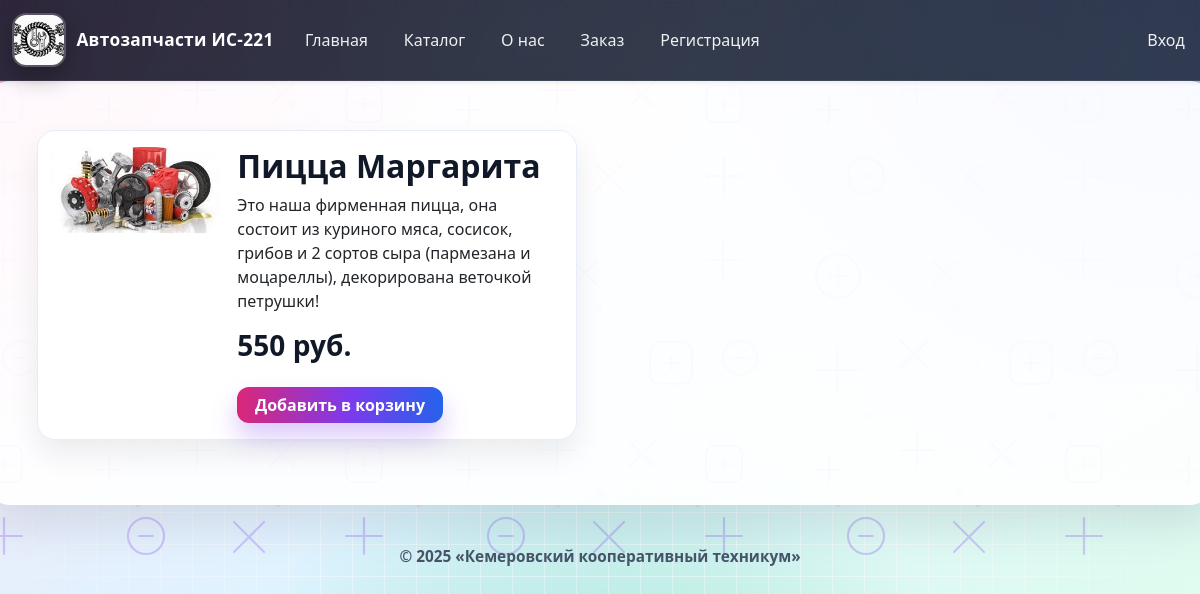
The page /products/1 on the database as committed earlier.
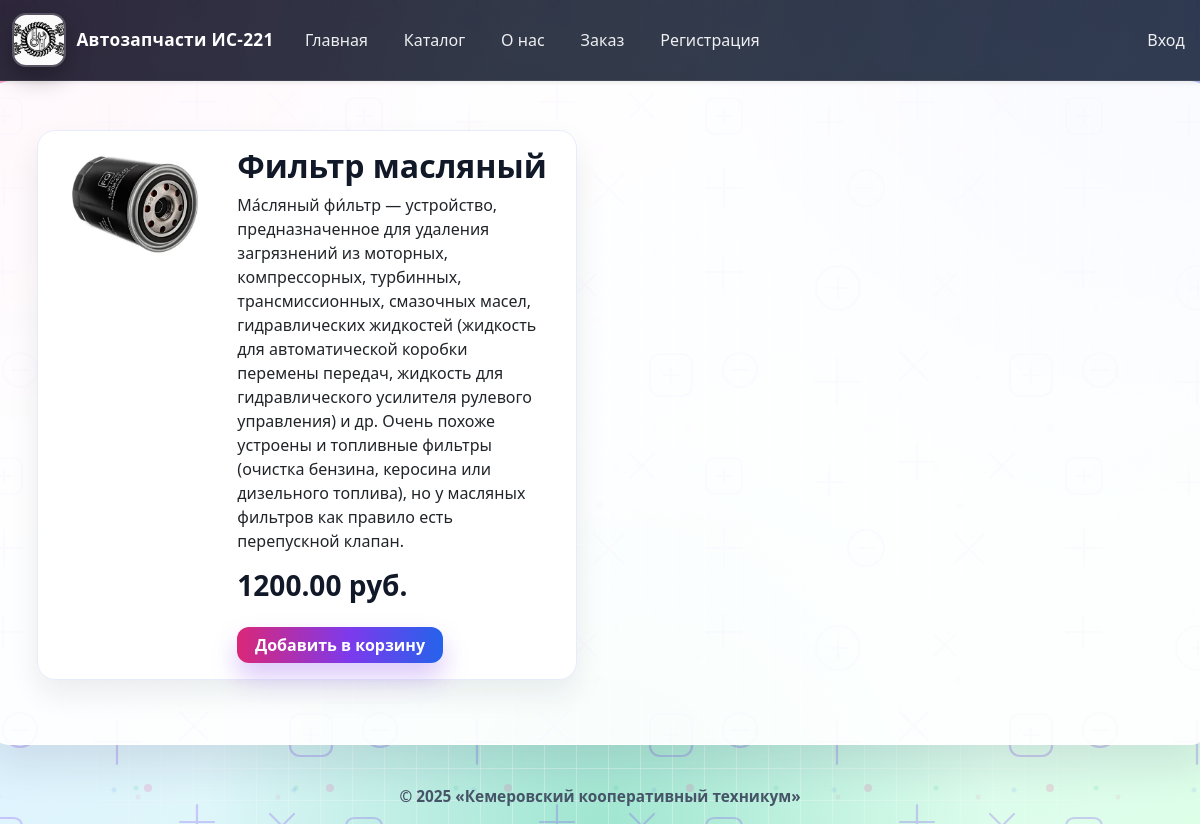
The same page on the database as committed later.
### tables this page shows
CREATE TABLE `products` (
  `id` int(11) NOT NULL,
  `name` varchar(255) NOT NULL,
  `price` decimal(10,2) NOT NULL,
  `description` text DEFAULT NULL,
  `created_at` timestamp NOT NULL DEFAULT current_timestamp(),
  `image` varchar(255) DEFAULT NULL,
  `username` varchar(255) DEFAULT NULL
);

### src/Router/Router.php (called while the page is built, shortened)
<?php
class Router {
    public function route(string $url): string {
        $path = parse_url($url, PHP_URL_PATH);
        $pieces = explode("/", $path);
        $resource = $pieces[2];
        switch ($resource) {
            case "products":
                $productController = new ProductController();
                $id = (isset($pieces[3])) ? intval($pieces[3]) : null;
                return $productController->get($id);
        }
    }
}

### src/Controllers/ProductController.php (called while the page is built, shortened)
<?php
class ProductController {
    public function get(?int $id): string {
        if (Config::STORAGE_TYPE == Config::TYPE_DB) {
            $serviceStorage = new ProductDBStorage();
            $model = new Product($serviceStorage, Config::TABLE_PRODUCTS);
        }
        $data = $model->loadData();
        if (($id) && ($id <= count($data))) {
            $record= $data[$id-1];
            return ProductTemplate::getCardTemplate($record);
        } else
            return ProductTemplate::getCardTemplate(null);
    }
}

### src/Models/Product.php (called while the page is built, shortened)
<?php
class Product {
    private ILoadStorage $dataStorage;
    private string $nameResource;
    public function __construct(ILoadStorage $service, string $name)
    {
        $this->dataStorage = $service;
        $this->nameResource = $name;
    }
    public function loadData(): ?array {
        return $this->dataStorage->loadData( $this->nameResource );
    }
}

### src/Services/DBStorage.php (called while the page is built, shortened)
<?php
class DBStorage
{
    public function __construct() {
        $this->connection = new PDO(
            Config::MYSQL_DNS,
            Config::MYSQL_USER,
            Config::MYSQL_PASSWORD
        );
    }
}

### src/Services/ProductDBStorage.php (called while the page is built, shortened)
<?php
class ProductDBStorage extends DBStorage implements ILoadStorage
{
    public function loadData($nameFile): ?array
    {
        $sql = "SELECT `id`, `name`, `description`, `image`, `price`
                  FROM products";
        $result = $this->connection->query($sql, PDO::FETCH_ASSOC);
        $rows = $result->fetchAll();
        return $rows;
    }
}

### src/Views/ProductTemplate.php (the view, shortened to what this page needs)
<?php
class ProductTemplate extends BaseTemplate
{
    public static function getCardTemplate(?array $rec): string {
        $template = parent::getTemplate();
        if ($rec) {
            $title= "Карточка для {$rec['name']}";
            $content = <<<CORUSEL
            <main class="row p-5">
                <div class="card mb-3" style="max-width: 540px;">
                    <div class="row g-0">
                        <div class="col-md-4 mt-3">
                        <img src="{$rec['image']}" class="img-fluid rounded-start" alt="Изображение пиццы">
                        </div>
                        <div class="col-md-8">
                        <div class="card-body">
                            <h2 class="card-title">{$rec['name']}</h2>
                            <p class="card-text">{$rec['description']}</p>
                            <h3>{$rec['price']} руб.</h3>
                            <form class="mt-4" action="/pizza221/basket" method="POST">
                                <input type="hidden" name="id" value="{$rec['id']}">
                                <button type="submit" class="btn btn-primary">Добавить в корзину</button>
                            </form>
                        </div>
                        </div>
                    </div>
                </div>
            </main>
            CORUSEL;
        }
        $resultTemplate =  sprintf($template, $title, $content);
        return $resultTemplate;
    }
}

### index.php (shortened to what this page needs)
<?php
$user_id=0; $username= "";
$router = new Router();
$url = $_SERVER['REQUEST_URI'];
echo $router->route($url);

### src/Views/BaseTemplate.php (shortened to what this page needs)
<?php
class BaseTemplate
{
    public static function getTemplate(): string {
        global $user_id, $username;
        $template = <<<LINE
        <!DOCTYPE html>
        <html lang="ru">
        <head>
            <meta charset="UTF-8">
            <meta name="viewport" content="width=device-width, initial-scale=1.0">
            <title> %s </title>
            <link rel="stylesheet" href="https://localhost/pizza221/assets/css/bootstrap.min.css">
            <link rel="stylesheet" href="https://localhost/pizza221/assets/css/custom.css">
            <script src="https://localhost/pizza221/assets/js/bootstrap.bundle.js"></script>
        </head>
        <body class="site-body">
            <header>
                <nav class="navbar navbar-expand-lg bg-body-tertiary shadow-sm sticky-top">
                <div class="container-fluid">
                    <a class="navbar-brand" href="#">
                        <img src="https://localhost/pizza221/assets/images/logo.png" alt="Логотип компании" width="64" height="64">
                        Автозапчасти ИС-221
                    </a>
                    <button class="navbar-toggler" type="button" data-bs-toggle="collapse" data-bs-target="#navbarNav" aria-controls="navbarNav" aria-expanded="false" aria-label="Toggle navigation">
                    <span class="navbar-toggler-icon"></span>
                    </button>
                    <div class="collapse navbar-collapse" id="navbarNav">
                    <ul class="navbar-nav">
                        <li class="nav-item">
                        <a class="nav-link active" aria-current="page" href="/pizza221/">Главная</a>
                        </li>
                        <li class="nav-item">
                        <a class="nav-link" href="/pizza221/products">Каталог</a>
                        </li>
                        <li class="nav-item">
                        <a class="nav-link" href="/pizza221/about">О нас</a>
                        </li>
                        <li class="nav-item">
                        <a class="nav-link" href="/pizza221/order">Заказ</a>
                        </li>
        LINE;
if ($user_id == 0) {
        $template .= <<<LINE
                        <li class="nav-item">
                        <a class="nav-link" href="/pizza221/register">Регистрация</a>
                        </li>
        LINE;
}
        $template .= <<<LINE
                    </ul>
                    </div>
                </div>
        LINE;
if ($user_id > 0) {
        $template .= <<<LINE
                <ul class="navbar-nav">
                    <li class="nav-item dropdown">
                        <a class="nav-link dropdown-toggle" href="#" id="navbarDropdown" role="button" data-bs-toggle="dropdown" aria-expanded="false">
                        {$username}
                        </a>
                        <ul class="dropdown-menu dropdown-menu-end" aria-labelledby="navbarDropdown">
                            <li><a class="dropdown-item" href="/pizza221/profile">Профиль</a></li>
                            <li><a class="dropdown-item" href="/pizza221/history">История заказов</a></li>
                            <li>
                                <hr class="dropdown-divider">
                            </li>
                            <li><a class="dropdown-item" href="/pizza221/logout">Выход</a></li>
                        </ul>
                    </li>
                </ul>
        LINE;
} else {
    $template .= <<<LINE
        <a class="nav-link p-3" href="/pizza221/login">
        Вход
        </a>
    LINE;
}
        $template .= "</nav></header>";
        $template.= <<<LINE
            %s
            <footer class="mt-4 p-3 text-center site-footer">
                © 2025 «Кемеровский кооперативный техникум»
            <footer>
        </body>
        </html>
        LINE;
        return $template;
    }
}

### assets/css/custom.css (style rules this page uses)
.site-body { min-height: 100vh; background: radial-gradient(circle at 0% 0%, rgba(255, 0, 122, 0.34), transparent 34%), radial-gradient(circle at 100% 0%, rgba(79, 70, 229, 0.34), transparent 37%), radial-gradient(circle at 50% 100%, rgba(16, 185, 129, 0.3), transparent 39%), linear-gradient(150deg, #ffe1f3 0%, #dff3ff 50%, #ddffe8 100%); background-attachment: fixed; color: #1f2937; position: relative; }
.site-body::before { content: ""; position: fixed; inset: 0; pointer-events: none; z-index: -1; background-image: linear-gradient(rgba(255, 255, 255, 0.54) 1px, transparent 1px), linear-gradient(90deg, rgba(255, 255, 255, 0.5) 1px, transparent 1px); background-size: 32px 32px; mask-image: radial-gradient(circle at center, black 45%, transparent 100%); opacity: 0.72; }
.site-body::after { content: ""; position: fixed; inset: 0; pointer-events: none; z-index: -1; background-image: url("/pizza221/assets/images/bg-pattern.svg"), radial-gradient(circle at 20% 25%, rgba(236, 72, 153, 0.1) 0 2px, transparent 3px), radial-gradient(circle at 80% 60%, rgba(59, 130, 246, 0.12) 0 2px, transparent 3px), radial-gradient(circle at 60% 85%, rgba(16, 185, 129, 0.12) 0 2px, transparent 3px); background-size: 360px 360px, 140px 140px, 180px 180px, 160px 160px; background-position: center center, center center, center center, center center; background-repeat: repeat, repeat, repeat, repeat; opacity: 0.88; }
.navbar { background: linear-gradient(120deg, rgba(17, 24, 39, 0.88), rgba(30, 41, 59, 0.88)) !important; border-bottom: 1px solid rgba(255, 255, 255, 0.08); backdrop-filter: blur(8px); }
.navbar-brand { display: flex; align-items: center; gap: 0.65rem; color: #fff !important; font-size: 1.08rem; font-weight: 800; letter-spacing: 0.3px; }
.navbar-brand img { width: 54px; height: 54px; border-radius: 14px; object-fit: cover; border: 2px solid rgba(255, 255, 255, 0.2); box-shadow: 0 10px 24px rgba(0, 0, 0, 0.28); }
.navbar-nav { gap: 0.35rem; }
.nav-link { color: rgba(255, 255, 255, 0.92) !important; border-radius: 999px; padding: 0.45rem 0.95rem !important; transition: all 0.2s ease; }
main { background: rgba(255, 255, 255, 0.92); border: 1px solid rgba(255, 255, 255, 0.75); border-radius: 22px; box-shadow: 0 20px 44px rgba(15, 23, 42, 0.1); position: relative; overflow: hidden; }
main::before { content: ""; position: absolute; inset: 0; pointer-events: none; background-image: linear-gradient(45deg, rgba(148, 163, 184, 0.08) 1px, transparent 1px), linear-gradient(-45deg, rgba(148, 163, 184, 0.06) 1px, transparent 1px); background-size: 24px 24px; opacity: 0.7; }
main > * { position: relative; z-index: 1; }
h1, h2, h3, .card .card-title { color: #111827; font-weight: 800; }
.card, .col-5.bg-light.border, .col-8.bg-light.border { border-radius: 18px; border: 1px solid #e7ecfb !important; box-shadow: 0 14px 30px rgba(15, 23, 42, 0.08); }
.btn { border-radius: 12px; font-weight: 700; }
.btn-primary { background: linear-gradient(90deg, #db2777 0%, #7c3aed 55%, #2563eb 100%); border: 0; box-shadow: 0 14px 26px rgba(124, 58, 237, 0.28); padding-left: 1.1rem; padding-right: 1.1rem; }
.site-footer { color: #475569; font-size: 0.96rem; font-weight: 600; }

Rows that differ between the two databases and show on the page:
changed products: image: a different picture; name "Пицца Маргарита" → "Фильтр масляный"; description "Это наша фирменная пицца, она состоит из куриного мяса, сосисок, грибов и 2 сортов сыра (пармезана и моцареллы), декорирована веточкой петрушки!" → "Ма́сляный фи́льтр — устройство, предназначенное для удаления загрязнений из моторных, компрессорных, турбинных, трансмиссионных, смазочных масел, гидравлических жидкостей (жидкость для автоматической коробки перемены передач, жидкость для гидравлического усилителя рулевого управления) и др. Очень похоже устроены и топливные фильтры (очистка бензина, керосина или дизельного топлива), но у масляных фильтров как правило есть перепускной клапан."; price "550" → "1200.00"
